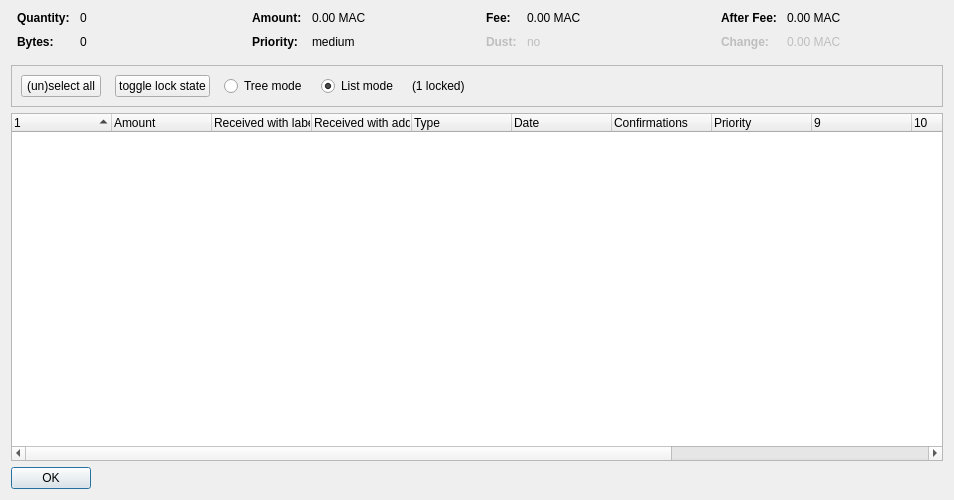
<?xml version="1.0" encoding="UTF-8"?>
<ui version="4.0">
 <class>CoinControlDialog</class>
 <widget class="QDialog" name="CoinControlDialog">
  <property name="geometry">
   <rect>
    <x>0</x>
    <y>0</y>
    <width>954</width>
    <height>500</height>
   </rect>
  </property>
  <property name="windowTitle">
   <string>Coin Selection</string>
  </property>
  <layout class="QVBoxLayout" name="verticalLayout">
   <item>
    <layout class="QHBoxLayout" name="horizontalLayoutTop" stretch="0,0,0,0">
     <property name="topMargin">
      <number>0</number>
     </property>
     <property name="bottomMargin">
      <number>10</number>
     </property>
     <item>
      <layout class="QFormLayout" name="formLayoutCoinControl1">
       <property name="horizontalSpacing">
        <number>10</number>
       </property>
       <property name="verticalSpacing">
        <number>10</number>
       </property>
       <property name="leftMargin">
        <number>6</number>
       </property>
       <property name="rightMargin">
        <number>6</number>
       </property>
       <item row="0" column="0">
        <widget class="QLabel" name="labelCoinControlQuantityText">
         <property name="font">
          <font>
           <weight>75</weight>
           <bold>true</bold>
          </font>
         </property>
         <property name="text">
          <string>Quantity:</string>
         </property>
        </widget>
       </item>
       <item row="0" column="1">
        <widget class="QLabel" name="labelCoinControlQuantity">
         <property name="cursor">
          <cursorShape>IBeamCursor</cursorShape>
         </property>
         <property name="contextMenuPolicy">
          <enum>Qt::ActionsContextMenu</enum>
         </property>
         <property name="text">
          <string notr="true">0</string>
         </property>
         <property name="textInteractionFlags">
          <set>Qt::LinksAccessibleByMouse|Qt::TextSelectableByKeyboard|Qt::TextSelectableByMouse</set>
         </property>
        </widget>
       </item>
       <item row="1" column="0">
        <widget class="QLabel" name="labelCoinControlBytesText">
         <property name="font">
          <font>
           <weight>75</weight>
           <bold>true</bold>
          </font>
         </property>
         <property name="text">
          <string>Bytes:</string>
         </property>
        </widget>
       </item>
       <item row="1" column="1">
        <widget class="QLabel" name="labelCoinControlBytes">
         <property name="cursor">
          <cursorShape>IBeamCursor</cursorShape>
         </property>
         <property name="contextMenuPolicy">
          <enum>Qt::ActionsContextMenu</enum>
         </property>
         <property name="text">
          <string notr="true">0</string>
         </property>
         <property name="textInteractionFlags">
          <set>Qt::LinksAccessibleByMouse|Qt::TextSelectableByKeyboard|Qt::TextSelectableByMouse</set>
         </property>
        </widget>
       </item>
      </layout>
     </item>
     <item>
      <layout class="QFormLayout" name="formLayoutCoinControl2">
       <property name="horizontalSpacing">
        <number>10</number>
       </property>
       <property name="verticalSpacing">
        <number>10</number>
       </property>
       <property name="leftMargin">
        <number>6</number>
       </property>
       <property name="rightMargin">
        <number>6</number>
       </property>
       <item row="0" column="0">
        <widget class="QLabel" name="labelCoinControlAmountText">
         <property name="font">
          <font>
           <weight>75</weight>
           <bold>true</bold>
          </font>
         </property>
         <property name="text">
          <string>Amount:</string>
         </property>
        </widget>
       </item>
       <item row="0" column="1">
        <widget class="QLabel" name="labelCoinControlAmount">
         <property name="cursor">
          <cursorShape>IBeamCursor</cursorShape>
         </property>
         <property name="contextMenuPolicy">
          <enum>Qt::ActionsContextMenu</enum>
         </property>
         <property name="text">
          <string notr="true">0.00 MAC</string>
         </property>
         <property name="textInteractionFlags">
          <set>Qt::LinksAccessibleByMouse|Qt::TextSelectableByKeyboard|Qt::TextSelectableByMouse</set>
         </property>
        </widget>
       </item>
       <item row="1" column="0">
        <widget class="QLabel" name="labelCoinControlPriorityText">
         <property name="font">
          <font>
           <weight>75</weight>
           <bold>true</bold>
          </font>
         </property>
         <property name="text">
          <string>Priority:</string>
         </property>
        </widget>
       </item>
       <item row="1" column="1">
        <widget class="QLabel" name="labelCoinControlPriority">
         <property name="cursor">
          <cursorShape>IBeamCursor</cursorShape>
         </property>
         <property name="contextMenuPolicy">
          <enum>Qt::ActionsContextMenu</enum>
         </property>
         <property name="text">
          <string>medium</string>
         </property>
         <property name="textInteractionFlags">
          <set>Qt::LinksAccessibleByMouse|Qt::TextSelectableByKeyboard|Qt::TextSelectableByMouse</set>
         </property>
        </widget>
       </item>
      </layout>
     </item>
     <item>
      <layout class="QFormLayout" name="formLayoutCoinControl3">
       <property name="horizontalSpacing">
        <number>10</number>
       </property>
       <property name="verticalSpacing">
        <number>10</number>
       </property>
       <property name="leftMargin">
        <number>6</number>
       </property>
       <property name="rightMargin">
        <number>6</number>
       </property>
       <item row="0" column="0">
        <widget class="QLabel" name="labelCoinControlFeeText">
         <property name="font">
          <font>
           <weight>75</weight>
           <bold>true</bold>
          </font>
         </property>
         <property name="text">
          <string>Fee:</string>
         </property>
        </widget>
       </item>
       <item row="0" column="1">
        <widget class="QLabel" name="labelCoinControlFee">
         <property name="cursor">
          <cursorShape>IBeamCursor</cursorShape>
         </property>
         <property name="contextMenuPolicy">
          <enum>Qt::ActionsContextMenu</enum>
         </property>
         <property name="text">
          <string notr="true">0.00 MAC</string>
         </property>
         <property name="textInteractionFlags">
          <set>Qt::LinksAccessibleByMouse|Qt::TextSelectableByKeyboard|Qt::TextSelectableByMouse</set>
         </property>
        </widget>
       </item>
       <item row="1" column="0">
        <widget class="QLabel" name="labelCoinControlLowOutputText">
         <property name="enabled">
          <bool>false</bool>
         </property>
         <property name="font">
          <font>
           <weight>75</weight>
           <bold>true</bold>
          </font>
         </property>
         <property name="text">
          <string>Dust:</string>
         </property>
        </widget>
       </item>
       <item row="1" column="1">
        <widget class="QLabel" name="labelCoinControlLowOutput">
         <property name="enabled">
          <bool>false</bool>
         </property>
         <property name="cursor">
          <cursorShape>IBeamCursor</cursorShape>
         </property>
         <property name="contextMenuPolicy">
          <enum>Qt::ActionsContextMenu</enum>
         </property>
         <property name="text">
          <string>no</string>
         </property>
         <property name="textInteractionFlags">
          <set>Qt::LinksAccessibleByMouse|Qt::TextSelectableByKeyboard|Qt::TextSelectableByMouse</set>
         </property>
        </widget>
       </item>
      </layout>
     </item>
     <item>
      <layout class="QFormLayout" name="formLayoutCoinControl4">
       <property name="horizontalSpacing">
        <number>10</number>
       </property>
       <property name="verticalSpacing">
        <number>10</number>
       </property>
       <property name="leftMargin">
        <number>6</number>
       </property>
       <property name="rightMargin">
        <number>6</number>
       </property>
       <item row="0" column="0">
        <widget class="QLabel" name="labelCoinControlAfterFeeText">
         <property name="font">
          <font>
           <weight>75</weight>
           <bold>true</bold>
          </font>
         </property>
         <property name="text">
          <string>After Fee:</string>
         </property>
        </widget>
       </item>
       <item row="0" column="1">
        <widget class="QLabel" name="labelCoinControlAfterFee">
         <property name="cursor">
          <cursorShape>IBeamCursor</cursorShape>
         </property>
         <property name="contextMenuPolicy">
          <enum>Qt::ActionsContextMenu</enum>
         </property>
         <property name="text">
          <string notr="true">0.00 MAC</string>
         </property>
         <property name="textInteractionFlags">
          <set>Qt::LinksAccessibleByMouse|Qt::TextSelectableByKeyboard|Qt::TextSelectableByMouse</set>
         </property>
        </widget>
       </item>
       <item row="1" column="0">
        <widget class="QLabel" name="labelCoinControlChangeText">
         <property name="enabled">
          <bool>false</bool>
         </property>
         <property name="font">
          <font>
           <weight>75</weight>
           <bold>true</bold>
          </font>
         </property>
         <property name="text">
          <string>Change:</string>
         </property>
        </widget>
       </item>
       <item row="1" column="1">
        <widget class="QLabel" name="labelCoinControlChange">
         <property name="enabled">
          <bool>false</bool>
         </property>
         <property name="cursor">
          <cursorShape>IBeamCursor</cursorShape>
         </property>
         <property name="contextMenuPolicy">
          <enum>Qt::ActionsContextMenu</enum>
         </property>
         <property name="text">
          <string notr="true">0.00 MAC</string>
         </property>
         <property name="textInteractionFlags">
          <set>Qt::LinksAccessibleByMouse|Qt::TextSelectableByKeyboard|Qt::TextSelectableByMouse</set>
         </property>
        </widget>
       </item>
      </layout>
     </item>
    </layout>
   </item>
   <item>
    <widget class="QFrame" name="frame">
     <property name="minimumSize">
      <size>
       <width>0</width>
       <height>40</height>
      </size>
     </property>
     <property name="frameShape">
      <enum>QFrame::StyledPanel</enum>
     </property>
     <property name="frameShadow">
      <enum>QFrame::Sunken</enum>
     </property>
     <layout class="QHBoxLayout" name="horizontalLayout">
      <item>
       <layout class="QHBoxLayout" name="horizontalLayoutPanel" stretch="0,0,0,0,0,0">
        <property name="spacing">
         <number>14</number>
        </property>
        <item>
         <widget class="QPushButton" name="pushButtonSelectAll">
          <property name="sizePolicy">
           <sizepolicy hsizetype="Maximum" vsizetype="Fixed">
            <horstretch>0</horstretch>
            <verstretch>0</verstretch>
           </sizepolicy>
          </property>
          <property name="text">
           <string>(un)select all</string>
          </property>
          <property name="autoDefault">
           <bool>false</bool>
          </property>
         </widget>
        </item>
        <item>
         <widget class="QPushButton" name="pushButtonToggleLock">
          <property name="sizePolicy">
           <sizepolicy hsizetype="Maximum" vsizetype="Fixed">
            <horstretch>0</horstretch>
            <verstretch>0</verstretch>
           </sizepolicy>
          </property>
          <property name="text">
           <string>toggle lock state</string>
          </property>
          <property name="autoDefault">
           <bool>false</bool>
          </property>
         </widget>
        </item>
        <item>
         <widget class="QRadioButton" name="radioTreeMode">
          <property name="sizePolicy">
           <sizepolicy hsizetype="Maximum" vsizetype="Fixed">
            <horstretch>0</horstretch>
            <verstretch>0</verstretch>
           </sizepolicy>
          </property>
          <property name="text">
           <string>Tree mode</string>
          </property>
         </widget>
        </item>
        <item>
         <widget class="QRadioButton" name="radioListMode">
          <property name="sizePolicy">
           <sizepolicy hsizetype="Maximum" vsizetype="Fixed">
            <horstretch>0</horstretch>
            <verstretch>0</verstretch>
           </sizepolicy>
          </property>
          <property name="text">
           <string>List mode</string>
          </property>
          <property name="checked">
           <bool>true</bool>
          </property>
         </widget>
        </item>
        <item>
         <widget class="QLabel" name="labelLocked">
          <property name="text">
           <string>(1 locked)</string>
          </property>
         </widget>
        </item>
        <item>
         <spacer name="horizontalSpacer">
          <property name="orientation">
           <enum>Qt::Horizontal</enum>
          </property>
          <property name="sizeHint" stdset="0">
           <size>
            <width>40</width>
            <height>20</height>
           </size>
          </property>
         </spacer>
        </item>
       </layout>
      </item>
     </layout>
    </widget>
   </item>
   <item>
    <widget class="CoinControlTreeWidget" name="treeWidget">
     <property name="contextMenuPolicy">
      <enum>Qt::CustomContextMenu</enum>
     </property>
     <property name="sortingEnabled">
      <bool>false</bool>
     </property>
     <property name="columnCount">
      <number>13</number>
     </property>
     <attribute name="headerShowSortIndicator" stdset="0">
      <bool>true</bool>
     </attribute>
     <attribute name="headerStretchLastSection">
      <bool>false</bool>
     </attribute>
     <column>
      <property name="text">
       <string/>
      </property>
     </column>
     <column>
      <property name="text">
       <string>Amount</string>
      </property>
     </column>
     <column>
      <property name="text">
       <string>Received with label</string>
      </property>
     </column>
     <column>
      <property name="text">
       <string>Received with address</string>
      </property>
     </column>
     <column>
      <property name="text">
	<string>Type</string>
      </property>
     </column>
     <column>
      <property name="text">	 
       <string>Date</string>
      </property>
     </column>
     <column>
      <property name="text">
       <string>Confirmations</string>
      </property>
      <property name="toolTip">
       <string>Confirmed</string>
      </property>
     </column>
     <column>
      <property name="text">
       <string>Priority</string>
      </property>
     </column>
     <column>
      <property name="text">
       <string/>
      </property>
     </column>
     <column>
      <property name="text">
       <string/>
      </property>
     </column>
     <column>
      <property name="text">
       <string/>
      </property>
     </column>
     <column>
      <property name="text">
       <string/>
      </property>
     </column>
     <column>
      <property name="text">
       <string/>
      </property>
     </column>
    </widget>
   </item>
   <item>
    <widget class="QDialogButtonBox" name="buttonBox">
     <property name="sizePolicy">
      <sizepolicy hsizetype="Maximum" vsizetype="Fixed">
       <horstretch>0</horstretch>
       <verstretch>0</verstretch>
      </sizepolicy>
     </property>
     <property name="orientation">
      <enum>Qt::Horizontal</enum>
     </property>
     <property name="standardButtons">
      <set>QDialogButtonBox::Ok</set>
     </property>
    </widget>
   </item>
  </layout>
 </widget>
 <customwidgets>
  <customwidget>
   <class>CoinControlTreeWidget</class>
   <extends>QTreeWidget</extends>
   <header>coincontroltreewidget.h</header>
  </customwidget>
 </customwidgets>
 <resources/>
 <connections/>
</ui>
